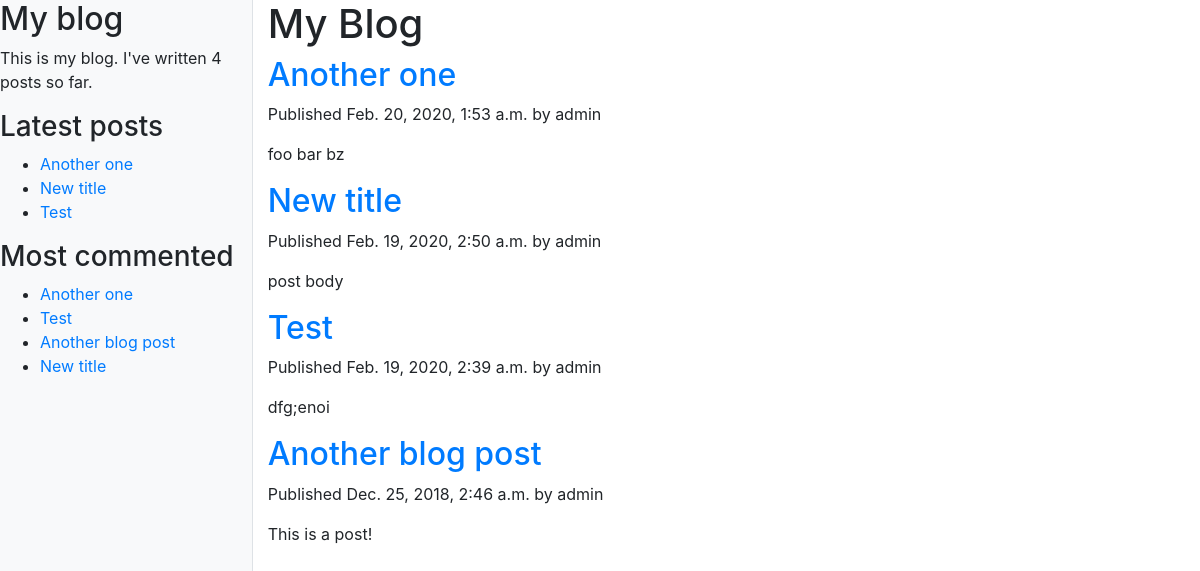
The page /blog/?page=2 on the database as committed earlier.
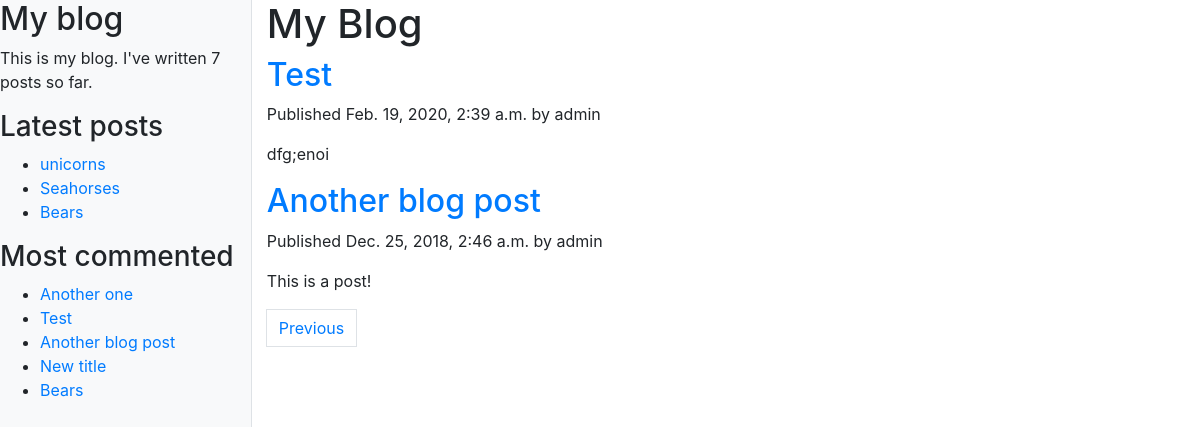
The same page on the database as committed later.
### blog/models.py (models this page shows, shortened)
class Post(models.Model):
    objects = models.Manager()  # Default manager
    published = PublishedManager()  # Custom manager
    STATUS_CHOICES = (
        ('draft', 'Draft'),
        ('published', 'Published')
    )
    title = models.CharField(max_length=250)
    slug = models.CharField(max_length=250, unique_for_date='publish')
    author = models.ForeignKey(
        User, on_delete=models.CASCADE, related_name='blog_posts')
    body = models.TextField()
    publish = models.DateTimeField(default=timezone.now)
    created = models.DateTimeField(auto_now_add=True)
    updated = models.DateTimeField(auto_now=True)
    status = models.CharField(
        max_length=10, choices=STATUS_CHOICES, default='draft')
    class Meta:
        ordering = ('-publish',)
    def get_absolute_url(self):
        return reverse("blog:post_detail", args=[self.publish.year, self.publish.month, self.publish.day, self.slug])
    tags = TaggableManager()

### blog/views.py (the view)
# urls.py: path('', views.post_list, name='post_list'),
def post_list(request, tag_slug=None):
    object_list = Post.published.all()
    tag = None
    if tag_slug:
        tag = get_object_or_404(Tag, slug=tag_slug)
        object_list = object_list.filter(tags__in=[tag])
    paginator = Paginator(object_list, 5)  # 3 posts per page
    page = request.GET.get('page')
    try:
        posts = paginator.page(page)
    except PageNotAnInteger:
        posts = paginator.page(1)
    except EmptyPage:
        posts = paginator.page(paginator.num_pages)
    return render(request, 'blog/post/list.html', {'page': page, 'posts': posts, 'tag': tag})

### blog/models.py (called while the page is built)
    def get_queryset(self):
        return super(PublishedManager, self).get_queryset().filter(status='published')

### blog/templatetags/blog_tags.py (called while the page is built)
@register.simple_tag()
def total_posts():
    return Post.published.count()

@register.inclusion_tag('blog/post/latest_posts.html')
def show_latest_posts(count=5):
    latest_posts = Post.published.order_by('-publish')[:count]
    return {'latest_posts': latest_posts}

@register.simple_tag
def get_most_commented_posts(count=5):
    return Post.published.annotate(total_comments=Count('comments')).order_by('-total_comments')[:count]

@register.filter(name="markdown")
def markdown_format(text):
    return mark_safe(markdown.markdown(text))

### blog/templates/blog/post/list.html (shortened to what this page needs)
{% extends "blog/base.html" %}
{% load blog_tags %}
{% block content %}
    <h1>My Blog</h1>
    {% for post in posts  %}
        <h2>
            <a href="{{ post.get_absolute_url }}">
                {{ post.title }}
            </a>
        </h2>
        <p class="date">
            Published {{ post.publish }} by {{ post.author }}
        </p>
        {{ post.body|markdown|truncatewords:30 }}
    {% endfor %}
    {% include "pagination.html" with page=posts %}
{% endblock %}

### blog/templates/blog/base.html (shortened to what this page needs)
{% load blog_tags %}
{% load bootstrap4 %}
{% load static %}
{% bootstrap_css %}
<!DOCTYPE html>
<html>
<head>
  <link href={% static "css/simple-sidebar.css" %} rel="stylesheet">
</head>
<body>
    <div class="d-flex" id="wrapper">
        <div class="bg-light border-right" id="sidebar-wrapper" style="m-2">
            <h2>My blog</h2>
            <p>This is my blog. I've written {% total_posts %} posts so far.</p>
            <h3>Latest posts</h3>
            {% show_latest_posts 3 %}
            <h3>Most commented</h3>
            {% get_most_commented_posts as most_commented_posts %}
                <ul>
                    {% for post in most_commented_posts %}
                        <li>
                            <a href="{{ post.get_absolute_url }}">
                                {{ post.title }}
                            </a>
                        </li>
                    {% endfor %}
                </ul>
        </div>
        <div id="page-content-wrapper">
            <div class="container-fluid">
                {% block content %}
                {% endblock %}
        </div>
    </div>
</body>
</html>

### blog/templates/blog/post/latest_posts.html
<ul>
    {% for post in latest_posts %}
    <li>
        <a href="{{ post.get_absolute_url }}">{{ post.title }}</a>
    </li>
    {% endfor %}
</ul>

Rows that differ between the two databases and show on the page:
no longer on one of the page's lists (row unchanged): Post: title "Another one", publish "Feb. 20, 2020, 1:53 a.m.", author "admin", body "foo bar bz"
no longer on one of the page's lists (row unchanged): Post: title "Test"
no longer on one of the page's lists (row unchanged): Post: title "New title", publish "Feb. 19, 2020, 2:50 a.m.", author "admin", body "post body"
added Post: title "unicorns", shown under "Latest posts"
added Post: title "Seahorses", shown under "Latest posts"
added Post: title "Bears"
Other text that changed with them:
text no longer shown: "4"
text now shown: "7 Previous"
